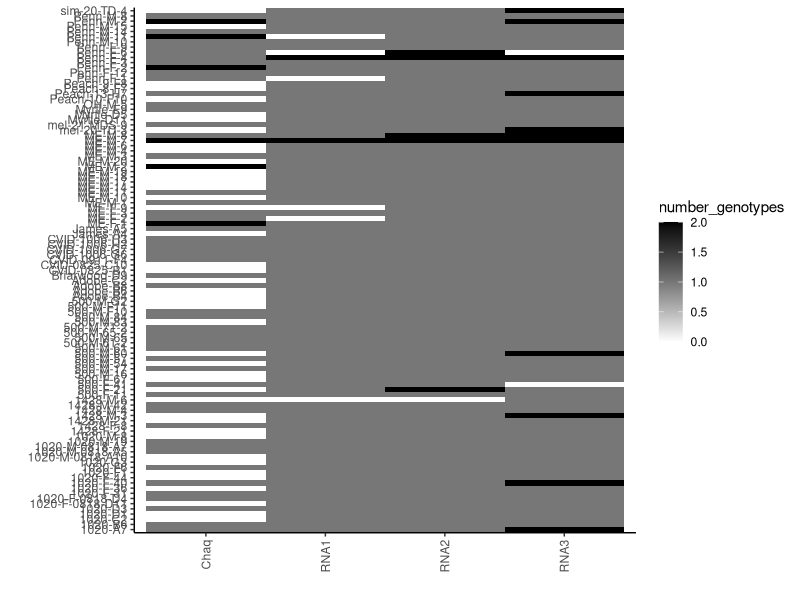
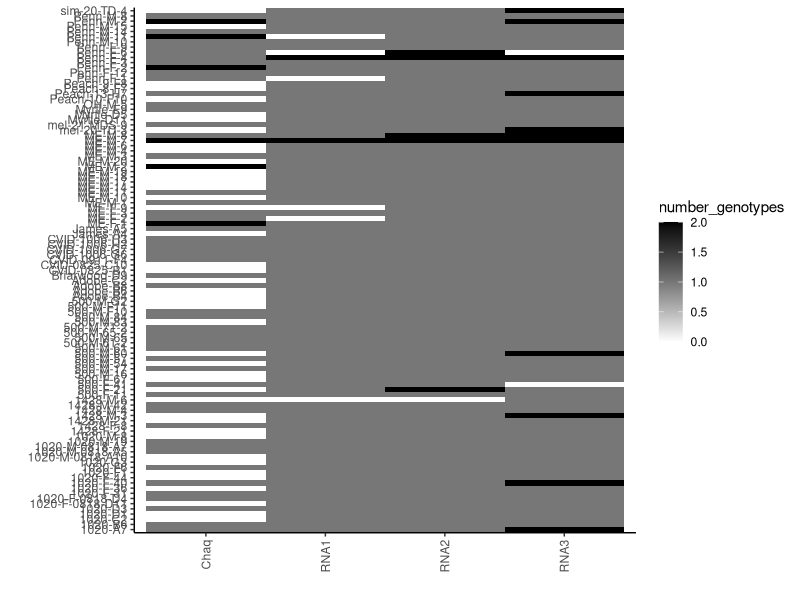

The R source for these figures, in order:
library(tidyverse)

# read in data
df <- read.delim("virus_refseq/per_sample_segment_counts.txt", header=F, sep="\t")
colnames(df) <- c("sample_id", "segment", "number_genotypes")

ggplot(df) +
  geom_tile(aes(y=sample_id, x=segment, fill=number_genotypes)) +
  scale_fill_continuous (low="white", high="black")  +
  theme_classic() +
  theme(axis.text.x = element_text(angle = 90, hjust = 1, vjust = 0.5)) +
  xlab("") +
  ylab("")

ggsave("segments_per_sample.pdf", units="in", width=7.5, height=10)
